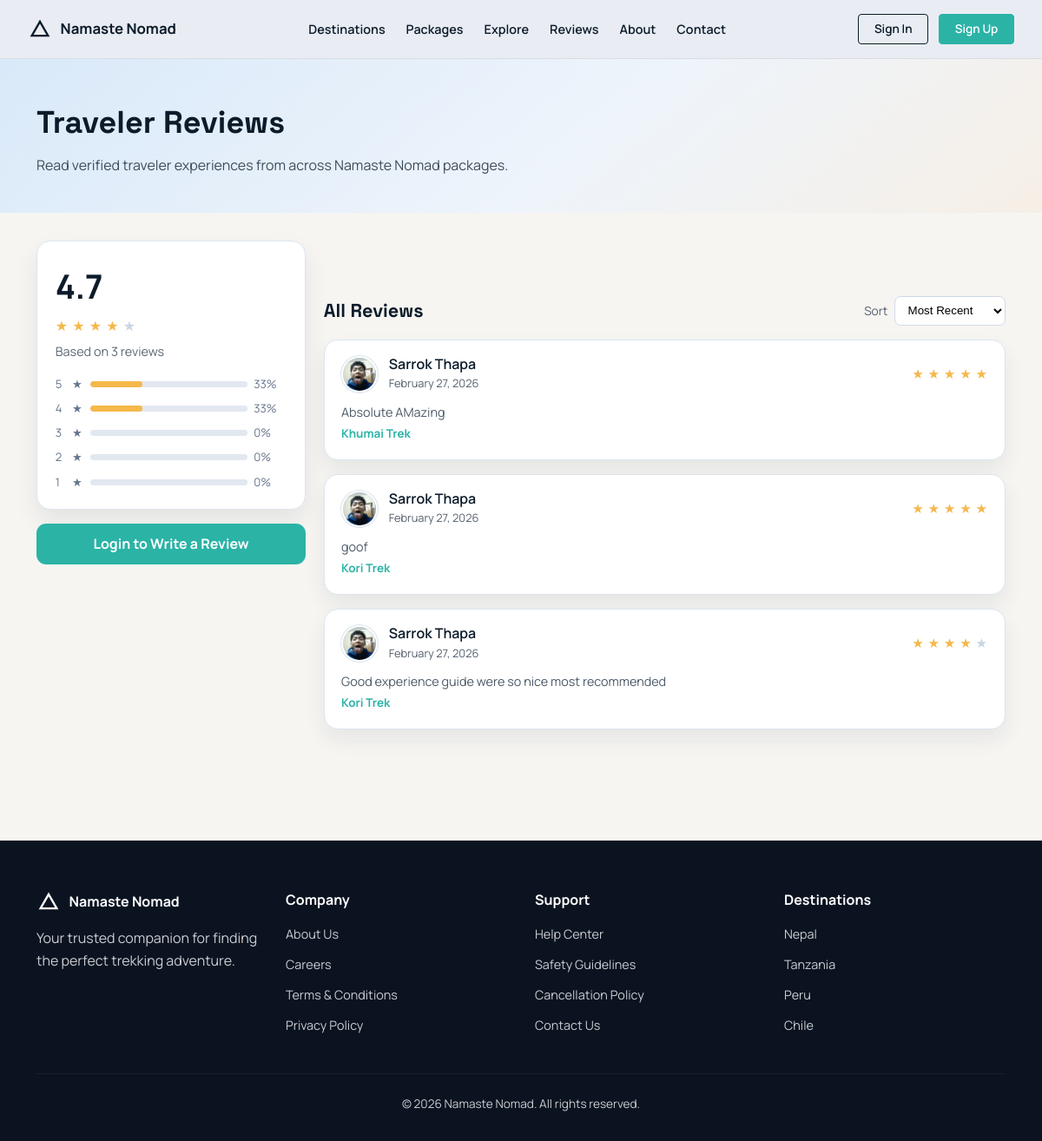
The app's page /reviews/ with its own data.
### core/models.py (models this page shows, shortened)
class Review(models.Model):
    package = models.ForeignKey(Package, on_delete=models.CASCADE, related_name='reviews')
    traveler = models.ForeignKey(
        settings.AUTH_USER_MODEL,
        on_delete=models.SET_NULL,
        related_name='traveler_reviews',
        null=True,
        blank=True,
    )
    rating = models.PositiveSmallIntegerField(
        validators=[MinValueValidator(1), MaxValueValidator(5)],
    )
    comment = models.TextField(blank=True)
    created_at = models.DateTimeField(auto_now_add=True)

class Package(models.Model):
    DIFFICULTY_CHOICES = (
        ('easy', 'Easy'),
        ('moderate', 'Moderate'),
        ('challenging', 'Challenging'),
        ('expedition', 'Expedition'),
    )
    vendor = models.ForeignKey(
        settings.AUTH_USER_MODEL,
        on_delete=models.CASCADE,
        related_name='vendor_packages',
    )
    title = models.CharField(max_length=200)
    location = models.CharField(max_length=120, blank=True)
    description = models.TextField(blank=True)
    itinerary = models.TextField(blank=True)
    inclusions = models.TextField(blank=True)
    exclusions = models.TextField(blank=True)
    duration_days = models.PositiveSmallIntegerField(blank=True, null=True)
    difficulty = models.CharField(max_length=20, choices=DIFFICULTY_CHOICES, blank=True)
    group_size = models.PositiveSmallIntegerField(blank=True, null=True)
    best_season = models.CharField(max_length=100, blank=True)
    image_url = models.URLField(blank=True)
    price = models.DecimalField(
        max_digits=10,
        decimal_places=2,
        validators=[MinValueValidator(0)],
    )
    is_active = models.BooleanField(default=True)
    views_count = models.PositiveIntegerField(default=0)
    created_at = models.DateTimeField(auto_now_add=True)

### core/views.py (the view)
# urls.py: path('reviews/', views.review_list, name='review_list'),
def review_list(request):
    sort = (request.GET.get('sort') or 'recent').lower()
    reviews_base = Review.objects.select_related('traveler', 'traveler__traveler_profile', 'package')
    if sort == 'highest':
        reviews_base = reviews_base.order_by('-rating', '-created_at')
    elif sort == 'lowest':
        reviews_base = reviews_base.order_by('rating', '-created_at')
    else:
        sort = 'recent'
        reviews_base = reviews_base.order_by('-created_at')
    summary = reviews_base.aggregate(avg_rating=Avg('rating'), total_reviews=Count('id'))
    total_reviews = summary.get('total_reviews') or 0
    avg_rating = summary.get('avg_rating') or 0
    rating_counts = {
        item['rating']: item['total']
        for item in reviews_base.values('rating').annotate(total=Count('id'))
    }
    rating_breakdown = []
    for stars in range(5, 0, -1):
        count = rating_counts.get(stars, 0)
        percent = int(round((count / total_reviews) * 100)) if total_reviews else 0
        rating_breakdown.append({
            'stars': stars,
            'count': count,
            'percent': percent,
        })
    paginator = Paginator(reviews_base, 8)
    page_obj = paginator.get_page(request.GET.get('page'))
    reviews = _prepare_review_cards(page_obj.object_list)
    can_review = request.user.is_authenticated and getattr(request.user, 'user_type', '') == 'traveler'
    review_packages = Package.objects.filter(is_active=True).order_by('title')
    is_logged_in = request.user.is_authenticated
    return render(request, 'core/reviews.html', {
        'reviews': reviews,
        'page_obj': page_obj,
        'review_sort': sort,
        'rating_breakdown': rating_breakdown,
        'avg_rating': avg_rating,
        'total_reviews': total_reviews,
        'can_review': can_review,
        'is_logged_in': is_logged_in,
        'review_packages': review_packages,
    })

### core/views.py (called while the page is built)
def _safe_related(instance, attribute_name):
    try:
        return getattr(instance, attribute_name)
    except ObjectDoesNotExist:
        return None

def _user_display_name(user):
    if not user:
        return "Traveler"
    full_name = user.get_full_name().strip()
    return full_name or user.username or "Traveler"

def _user_avatar_url(user):
    if not user:
        return ""
    user_type = getattr(user, 'user_type', '')
    if user_type == 'traveler':
        profile = _safe_related(user, 'traveler_profile')
        if profile and profile.avatar:
            return profile.avatar.url
    elif user_type == 'vendor':
        profile = _safe_related(user, 'vendor_profile')
        if profile and profile.logo:
            return profile.logo.url
    elif user_type == 'admin':
        profile = _safe_related(user, 'admin_profile')
        if profile and profile.avatar:
            return profile.avatar.url
    return ""

def _prepare_review_cards(review_queryset):
    reviews = list(review_queryset)
    for review in reviews:
        traveler = review.traveler
        review.traveler_name = _user_display_name(traveler)
        review.traveler_avatar_url = _user_avatar_url(traveler)
    return reviews

### core/templates/core/reviews.html (shortened to what this page needs)
{% load static %}
<!DOCTYPE html>
<html lang="en">
<head>
    <link rel="stylesheet" href="{% static 'css/style.css' %}">
    <link rel="stylesheet" href="{% static 'css/landing.css' %}">
    <link rel="stylesheet" href="{% static 'css/reviews.css' %}">
</head>
<body>
    <nav class="landing-nav">
        <div class="nav-container">
            <a class="nav-brand" href="{% url 'home' %}">
                <svg width="28" height="28" viewBox="0 0 24 24" fill="none" stroke="currentColor" stroke-width="2">
                    <path d="M4 19l8-14 8 14H4z"/>
                </svg>
                <span>Namaste Nomad</span>
            </a>
            <div class="nav-menu">
                <a href="#">Destinations</a>
                <a href="{% url 'package_list' %}">Packages</a>
                <a href="{% url 'community_feed' %}">Explore</a>
                <a href="{% url 'review_list' %}">Reviews</a>
                <a href="{% url 'about' %}">About</a>
                <a href="{% url 'contact' %}">Contact</a>
            </div>
            <div class="nav-actions">
                <a href="{% url 'account_login_choice' %}" class="btn-ghost">Sign In</a>
                <a href="{% url 'account_register_choice' %}" class="btn-dark">Sign Up</a>
            </div>
        </div>
    </nav>
    <header class="reviews-hero">
        <div class="container-landing">
            <h1>Traveler Reviews</h1>
            <p>Read verified traveler experiences from across Namaste Nomad packages.</p>
        </div>
    </header>
    <main class="reviews-main">
        <div class="container-landing reviews-layout">
            <aside class="reviews-summary-panel">
                <div class="reviews-summary-card">
                    <div class="summary-score">{{ avg_rating|floatformat:1 }}</div>
                    <div class="summary-stars" aria-label="{{ avg_rating|floatformat:1 }} out of 5 stars">
                        {% for star in "12345" %}
                            <span class="{% if forloop.counter <= avg_rating|default:0 %}filled{% endif %}">&#9733;</span>
                        {% endfor %}
                    </div>
                    <div class="summary-count">Based on {{ total_reviews }} review{{ total_reviews|pluralize }}</div>
                    <div class="summary-breakdown">
                        {% for item in rating_breakdown %}
                            <div class="summary-breakdown-row">
                                <span>{{ item.stars }}</span>
                                <span class="filled">&#9733;</span>
                                <div class="summary-breakdown-bar">
                                    <span style="width: {{ item.percent }}%"></span>
                                </div>
                                <span>{{ item.percent }}%</span>
                            </div>
                        {% endfor %}
                    </div>
                </div>
                {% if can_review %}
                    <a class="write-review-btn" href="#write-review">Write a Review</a>
                {% elif not is_logged_in %}
                    <a class="write-review-btn" href="{% url 'account_login_choice' %}">Login to Write a Review</a>
                {% else %}
                    <div class="traveler-only-note">Only traveler accounts can submit reviews.</div>
                {% endif %}
            </aside>
            <section class="reviews-feed-panel">
                <div class="reviews-feed-header">
                    <h2>All Reviews</h2>
                    <form method="get">
                        <label for="review-sort">Sort</label>
                        <select id="review-sort" name="sort" onchange="this.form.submit()">
                            <option value="recent" {% if review_sort == 'recent' %}selected{% endif %}>Most Recent</option>
                        </select>
                    </form>
                </div>
                <div class="all-review-list">
                    {% if reviews %}
                        {% for review in reviews %}
                            <article class="all-review-card">
                                <div class="all-review-head">
                                    <div class="reviewer">
                                        <div class="reviewer-avatar">
                                            {% if review.traveler_avatar_url %}
                                                <img src="{{ review.traveler_avatar_url }}" alt="{{ review.traveler_name }} avatar">
                                            {% else %}
                                                <img src="{% static 'images/default-avatar.svg' %}" alt="Reviewer avatar">
                                            {% endif %}
                                        </div>
                                        <div>
                                            <div class="reviewer-name">{{ review.traveler_name }}</div>
                                            <div class="review-date">{{ review.created_at|date:"F d, Y" }}</div>
                                        </div>
                                    </div>
                                    <div class="review-stars" aria-label="{{ review.rating }} out of 5 stars">
                                        {% for star in "12345" %}
                                            <span class="{% if forloop.counter <= review.rating %}filled{% endif %}">&#9733;</span>
                                        {% endfor %}
                                    </div>
                                </div>
                                <p class="review-comment">{{ review.comment|default:"Great experience!" }}</p>
                                <a class="review-package-link" href="{% url 'package_detail' review.package.id %}">{{ review.package.title }}</a>
                            </article>
                        {% endfor %}
                    {% else %}
                        <div class="review-empty">No reviews available yet.</div>
                    {% endif %}
                </div>
            </section>
        </div>
    </main>
    <footer class="footer">
        <div class="container-landing">
            <div class="footer-grid">
                <div class="footer-column">
                    <div class="footer-brand">
                        <svg width="28" height="28" viewBox="0 0 24 24" fill="none" stroke="currentColor" stroke-width="2">
                            <path d="M4 19l8-14 8 14H4z"/>
                        </svg>
                        <span>Namaste Nomad</span>
                    </div>
                    <p>Your trusted companion for finding the perfect trekking adventure.</p>
                </div>
                <div class="footer-column">
                    <h4>Company</h4>
                    <ul>
                        <li><a href="{% url 'about' %}">About Us</a></li>
                        <li><a href="#">Careers</a></li>
                        <li><a href="#">Terms &amp; Conditions</a></li>
                        <li><a href="#">Privacy Policy</a></li>
                    </ul>
                </div>
                <div class="footer-column">
                    <h4>Support</h4>
                    <ul>
                        <li><a href="#">Help Center</a></li>
                        <li><a href="#">Safety Guidelines</a></li>
                        <li><a href="#">Cancellation Policy</a></li>
                        <li><a href="{% url 'contact' %}">Contact Us</a></li>
                    </ul>
                </div>
                <div class="footer-column">
                    <h4>Destinations</h4>
                    <ul>
                        <li><a href="#">Nepal</a></li>
                        <li><a href="#">Tanzania</a></li>
                        <li><a href="#">Peru</a></li>
                        <li><a href="#">Chile</a></li>
                    </ul>
                </div>
            </div>
            <div class="footer-bottom">
                <p>&copy; 2026 Namaste Nomad. All rights reserved.</p>
            </div>
        </div>
    </footer>
</body>
</html>

### static/css/style.css (style rules this page uses)
* { margin: 0; padding: 0; box-sizing: border-box; }
body { font-family: -apple-system, BlinkMacSystemFont, 'Segoe UI', Roboto, 'Helvetica Neue', Arial, sans-serif; background: #f3f4f6; color: #1f2937; line-height: 1.6; }
.nav-brand { display: flex; align-items: center; gap: 0.75rem; color: white; font-size: 1.25rem; font-weight: 600; text-decoration: none; }

### static/css/landing.css (style rules this page uses)
:root { --ink: #0c1b2a; --muted: #55606d; --light: #f6f5f2; --panel: #ffffff; --border: #d6dbe1; --hero: #cfe3f4; --charcoal: #102233; --dark: #0b1320; --accent: #ff6b57; --accent-2: #2bb3a6; --accent-3: #f0b429; --accent-4: #6c63ff; }
body { font-family: "Manrope", "Segoe UI", sans-serif; background: var(--light); color: var(--ink); }
h1, h2, h3 { font-family: "Space Grotesk", "Manrope", sans-serif; }
.container-landing { max-width: 1180px; margin: 0 auto; padding: 0 2rem; }
section { padding: 4rem 0; }
.landing-nav { background: #e9edf3; border-bottom: 1px solid #d8dde4; position: sticky; top: 0; z-index: 1000; }
.nav-container { max-width: 1200px; margin: 0 auto; padding: 1rem 2rem; display: flex; align-items: center; justify-content: space-between; gap: 2rem; }
.landing-nav .nav-brand { display: flex; align-items: center; gap: 0.6rem; font-size: 1.05rem; font-weight: 700; color: var(--ink); text-decoration: none; }
.nav-menu { display: flex; gap: 1.5rem; font-size: 0.9rem; }
.nav-menu a { color: var(--ink); text-decoration: none; font-weight: 600; }
.nav-actions { display: flex; gap: 0.75rem; }
.btn-ghost, .btn-dark { text-decoration: none; font-weight: 600; border-radius: 0.25rem; padding: 0.35rem 1.1rem; display: inline-flex; align-items: center; justify-content: center; border: 1px solid var(--ink); font-size: 0.85rem; }
.btn-ghost { color: var(--ink); background: transparent; }
.btn-dark { color: #fff; background: var(--accent-2); border-color: var(--accent-2); }
.reviewer { display: flex; align-items: center; gap: 0.8rem; }
.reviewer-avatar { width: 42px; height: 42px; border-radius: 50%; background: #e6edf5; display: flex; align-items: center; justify-content: center; overflow: hidden; border: 2px solid #ffffff; box-shadow: 0 0 0 1px #dbe3ed; }
.reviewer-avatar img { width: 100%; height: 100%; object-fit: cover; display: block; }
.reviewer-name { font-weight: 600; line-height: 1.2; }
.review-date { font-size: 0.8rem; color: var(--muted); margin-top: 0.15rem; }
.review-stars { color: #c9d5e3; font-size: 0.95rem; letter-spacing: 0.05rem; white-space: nowrap; }
.review-stars .filled { color: #f5b84a; }
.review-comment { color: #4c5a68; font-size: 0.9rem; line-height: 1.6; }
.footer { background: #0b1320; color: #c9cdd3; padding: 3.5rem 0 2rem; }
.footer-grid { display: grid; grid-template-columns: repeat(auto-fit, minmax(180px, 1fr)); gap: 2rem; margin-bottom: 2rem; }
.footer-brand { display: flex; align-items: center; gap: 0.6rem; font-weight: 700; color: #fff; margin-bottom: 1rem; }
.footer-column h4 { color: #fff; margin-bottom: 0.8rem; font-size: 1rem; }
.footer-column ul { list-style: none; }
.footer-column ul li { margin-bottom: 0.6rem; }
.footer-column a { color: #c9cdd3; text-decoration: none; font-size: 0.9rem; }
.footer-bottom { border-top: 1px solid #1b1f26; padding-top: 1.5rem; text-align: center; font-size: 0.85rem; }

### records on screen
Review: traveler_name "Sarrok Thapa", created_at "February 27, 2026", comment "Absolute AMazing", package "Khumai Trek"
Review: traveler_name "Sarrok Thapa", created_at "February 27, 2026", comment "goof", package "Kori Trek"
Review: traveler_name "Sarrok Thapa", created_at "February 27, 2026", comment "Good experience guide were so nice most recommended", package "Kori Trek"

### other values on screen
{{ avg_rating|floatformat:1 }} "4.7"
{{ total_reviews }} "3"
{{ item.stars }} "5" "4" "3" "2" "1"
{{ item.percent }} "33" "33" "0" "0" "0"
